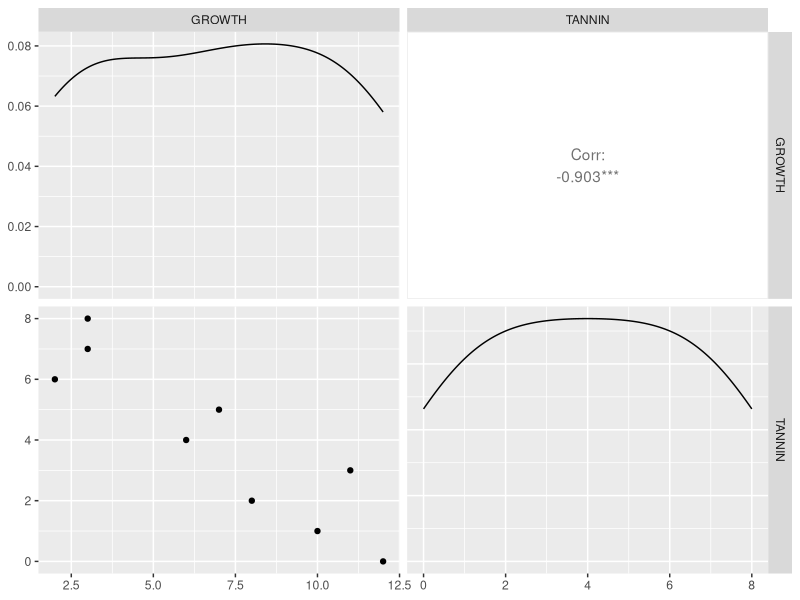
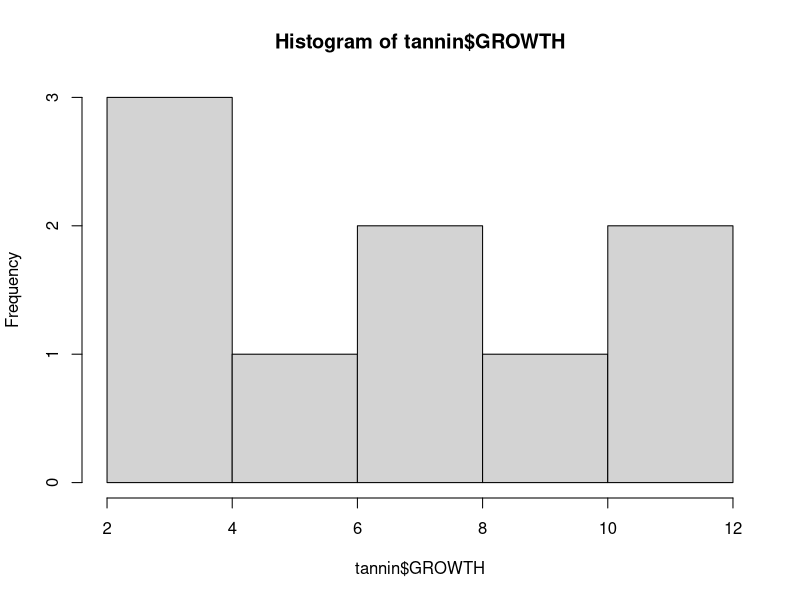
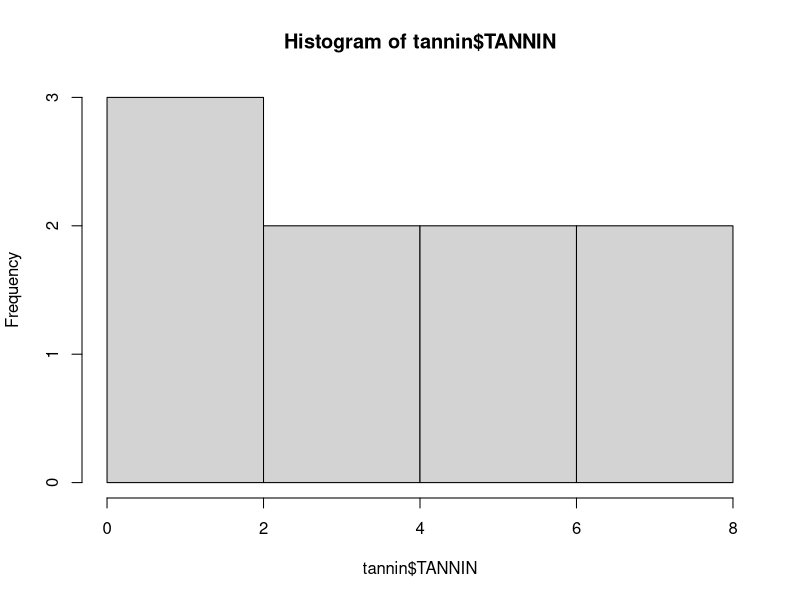

Generate these figures, in order, with R: (Note: this script raises an error after producing the figures.)
library(ggplot2)
library(dplyr)
library(tidyr)
library(broom)
library(car)
library(boot)
library(data.table)
library(gridExtra)
library(GGally)

tannin = data.table(read.csv("data/tannin.csv"))
print(summary(tannin))
print(str(tannin))
ggpairs(tannin)

hist(tannin$GROWTH)
hist(tannin$TANNIN)

tanfit <- lm(GROWTH ~ TANNIN, data = tannin)
summary(tanfit)
## Get a 'tidy' version of the model coefficients
tidy(tanfit)
glance(tanfit)

tanfit %>%
  augment() %>%
  ggplot(data = .,
         aes(x = TANNIN,
             y = GROWTH)) +
  geom_point() +                  # points from original data frame
  geom_line(aes(y = .fitted)) +   # line from model fit
  geom_ribbon(aes(ymin = .fitted - (2 * .se.fit),
                  ymax = .fitted + (2 * .se.fit)),   # CIs from model fit
              alpha = 0.3) +
  theme_bw()

## OR
visreg(tanfit)


### ex 2
comp = data.table(read.csv("data/compensationo.csv"))
print(summary(comp))
print(str(comp))
ggpairs(comp)

hist(comp$ROOT)
hist(comp$FRUIT)
# hist(comp$GRAZING)

## there was no interesting interaction in the model, we rebuild it.
comp_mod = lm(FRUIT~ROOT+GRAZING, data=comp)
tidy(comp_mod)

### std ggplot
comp_mod %>%
  augment() %>%
  ggplot(data = .,
         aes(x = ROOT,
             y = FRUIT,
             colour = GRAZING,
             fill = GRAZING)) +
  geom_point() +                  # points from original data frame
  geom_line(aes(y = .fitted)) +   # line from model fit
  geom_ribbon(aes(ymin = .fitted - (1.96 * .se.fit),
                  ymax = .fitted + (1.96 * .se.fit)),   # CIs from model fit
              alpha = 0.3,
              linetype = 0) +
  theme_bw()

## OR:
visreg(comp_mod) # by default plot is fixed with the median but can be changed with cond=
median(comp$ROOT)
visreg(comp_mod, xvar = "GRAZING", cond=list(ROOT=10))

visreg(comp_mod, xvar = "ROOT", by="GRAZING") 

### Ex 3:
isle = data.table(read.csv("data/isolation.csv"))
print(summary(isle))
print(str(isle))
ggpairs(isle)

hist(isle$ISOLATION)
hist(isle$INCIDENCE) ## yes or no. it is a binomial distribution
hist(isle$AREA)


anova(glm(INCIDENCE~AREA*ISOLATION,data=isle,binomial), glm(INCIDENCE~AREA+ISOLATION,data=isle,binomial), test="Chi")
## interaction is not present

mod_isol<-glm(INCIDENCE~AREA+ISOLATION,data=isle,binomial)
tidy(mod_isol)
augment(mod_isol)

visreg(mod_isol)

visreg(mod_isol, xvar = "ISOLATION") ## displays in logit scale
visreg(mod_isol, xvar = "AREA")

visreg(mod_isol, xvar = "ISOLATION", scale = "response", rug=FALSE, ylab="Incidence",xlab="Isolation")
visreg(mod_isol, xvar = "AREA", scale = "response", rug=FALSE)

### FLY sex
DF <- read.csv("data/FLYSEX.csv")
str(DF)
# quality control
hist(DF$LEG)
hist(DF$ABDOMEN)
hist(DF$ATTR)
# def poisson

# simple bivar plots
plot(ATTR~LEG,data=DF)
plot(ATTR~ABDOMEN,data=DF)

# prelim look at combined effects
ggplot(DF, aes(x = LEG,
               y = ABDOMEN,
               colour = ATTR)) +
  geom_jitter(alpha = 0.8,
              size = 3)


head(DF)
ORN.MOD<-glm(ATTR~LEG*ABDOMEN,data=DF,family=poisson)
summary(ORN.MOD)
# underdispersion

ORN.MOD2<-glm(ATTR~LEG*ABDOMEN,data=DF,family=quasipoisson)
summary(ORN.MOD2)

library(boot)
glm.diag.plots(ORN.MOD)
glm.diag.plots(ORN.MOD2)


anova(ORN.MOD, ORN.MOD2, test="Chi")
## same in fact.

## simplify model?
ORN.MOD21<-update(ORN.MOD2, ~. -LEG:ABDOMEN)
anova(ORN.MOD2,ORN.MOD21,test="Chi")
## interaction is important we must keep it

visreg(ORN.MOD2, xvar="LEG", by="ABDOMEN", scale="response", overlay=TRUE)
visreg(ORN.MOD2, xvar="ABDOMEN", by="LEG", scale="response", overlay=TRUE)

visreg(ORN.MOD2, xvar="LEG", by="ABDOMEN", overlay=TRUE)
visreg(ORN.MOD2, xvar="ABDOMEN", by="LEG", overlay=TRUE)





